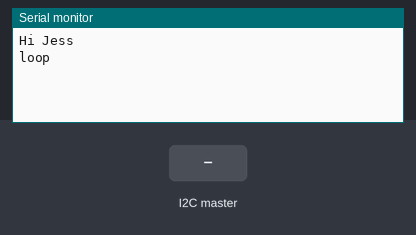
Simulated run of this sketch. Board: Arduino Uno, built with avr-gcc and run on an emulated ATmega328P. On the bench: the last lines printed to the serial monitor. The test bench sets the inputs (shaded band).

Above: at 1.2 s.
1.3 s: the I2C master sends the byte 1
At 2.0 s:
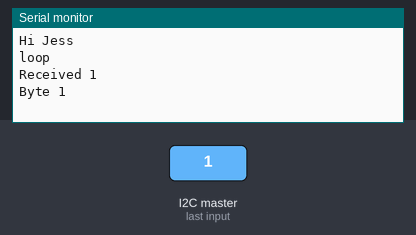
2.8 s: the I2C master sends the byte 0
At 3.1 s:
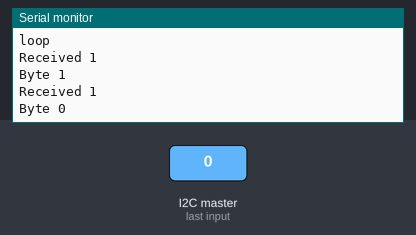

Measured:
- after the input at 1.3 s, the serial monitor: prints a new line at once (image 1)
- after the input at 2.8 s, the serial monitor: prints a new line at once (image 2)

The sketch:

i2c_test.ino
```cpp
#include <Wire.h>

void onRequest(void) {
  Wire.write(4);
  Wire.write(11);
  Wire.write(12);
  Wire.write(13);
  Wire.write(14);

}

void onReceive(int n) {
  Serial.print("Received ");
  Serial.println(n);
  for (int i = 0; i < n; i++) {
    char c = Wire.read();
    Serial.print("Byte ");
    Serial.println((int)c);
  }
}


void setup() {
  Wire.begin(5);
  Wire.onRequest(onRequest);
  Wire.onReceive(onReceive);
  Serial.begin(9600);
  Serial.println("Hi Jess");
}

void loop() {
  Serial.println("loop");
  delay(5000);
}
```
